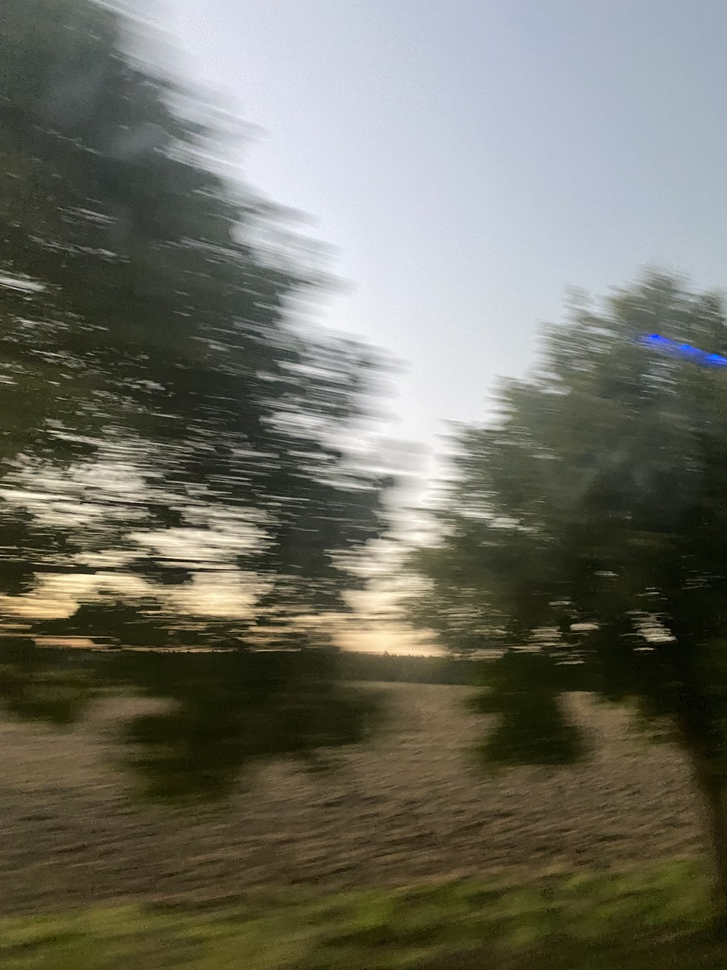
#> input picture image.jpeg, 727 x 970 px, shrunk from 3024 x 4032 before the run
$ python grunge.py
#> lines starting #> are read from the running program, lines starting #| are printed output that depends on the picture
import cv2
import numpy as np

# Load the image
image = cv2.imread('image.jpeg')
#> image is the input picture: shape (970, 727, 3); mean B, G, R 97.3, 109.8, 110.2

# conversion code
# image = cv2.cvtColor(image, cv2.COLOR_BGR2HSV)

# Convert the image from BGR to HSV color space
image = cv2.cvtColor(image, cv2.COLOR_RGB2HSV)
#> image: shape (970, 727, 3); mean H, S, V 67.4, 80.5, 116.2

# Adjust the hue, saturation, and value of the image
# Adjusts the hue by multiplying it by 0.7
image[:, :, 0] = image[:, :, 0] * 0.2
#> image: shape (970, 727, 3); mean H, S, V 13.1, 80.5, 116.2
# Adjusts the saturation by multiplying it by 1.5
image[:, :, 1] = image[:, :, 1] * 0.1
#> image: shape (970, 727, 3); mean H, S, V 13.1, 7.6, 116.2
# Adjusts the value by multiplying it by 0.5
image[:, :, 2] = image[:, :, 2] * 1

# Convert the image back to BGR color space
image = cv2.cvtColor(image, cv2.COLOR_HSV2BGR)
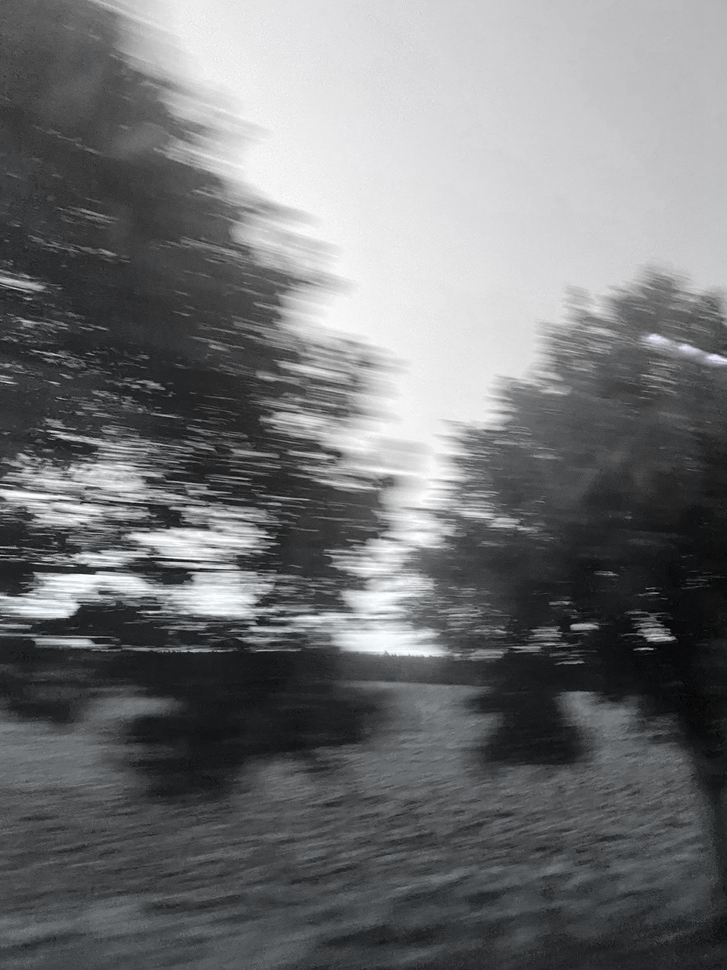
#> image: shape (970, 727, 3); mean R, G, B 113.6, 114.7, 116.2

# define the alpha and beta
alpha = 0.8 # Contrast control
beta = 5 # Brightness control

# call convertScaleAbs function
image = cv2.convertScaleAbs(image, alpha=alpha, beta=beta)
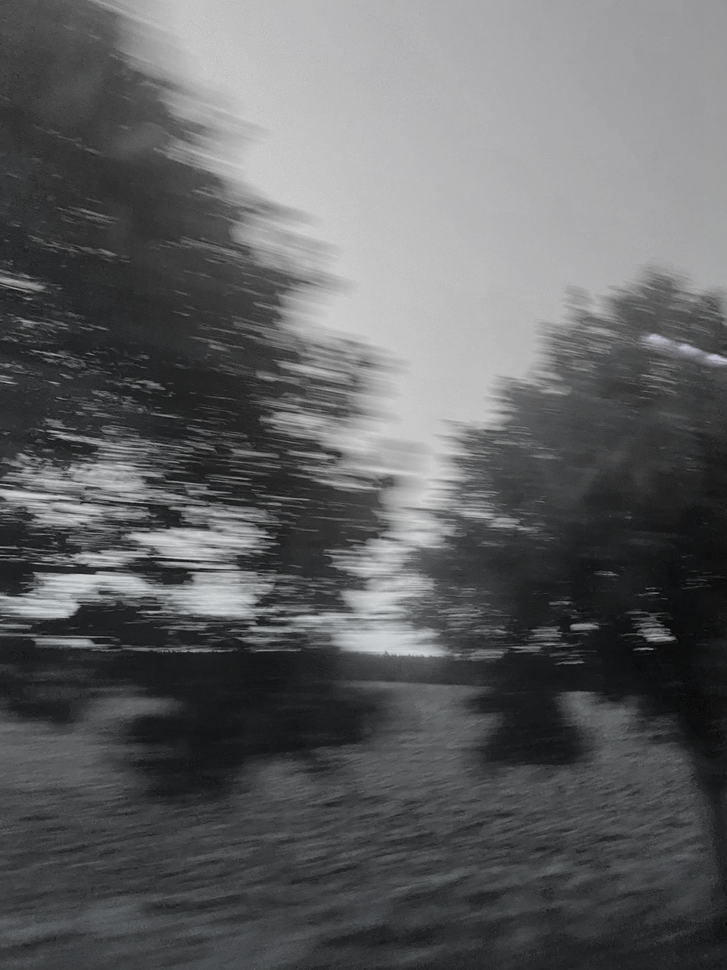
#> image: shape (970, 727, 3); mean R, G, B 95.9, 96.8, 98


# Generate random Gaussian noise
mean = 0
stddev = 30
noise = np.zeros(image.shape, np.uint8)
cv2.randn(noise, mean, stddev)
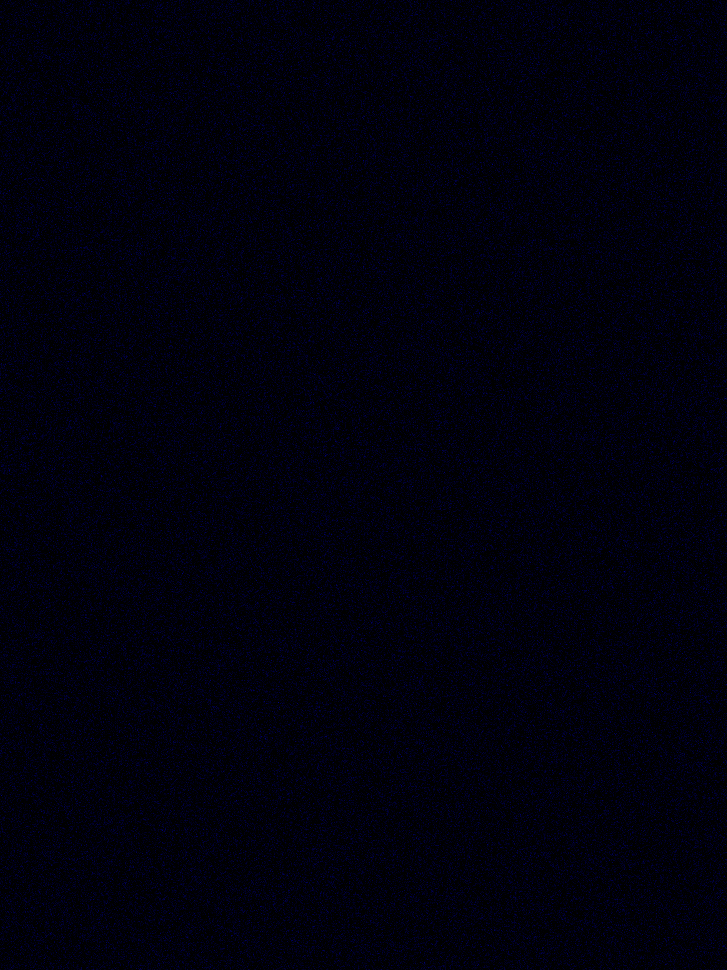
#> noise: shape (970, 727, 3); mean of channels 0, 1, 2 12, 0, 0; drawn as B, G, R

# Add noise to image
image = cv2.add(image, noise)
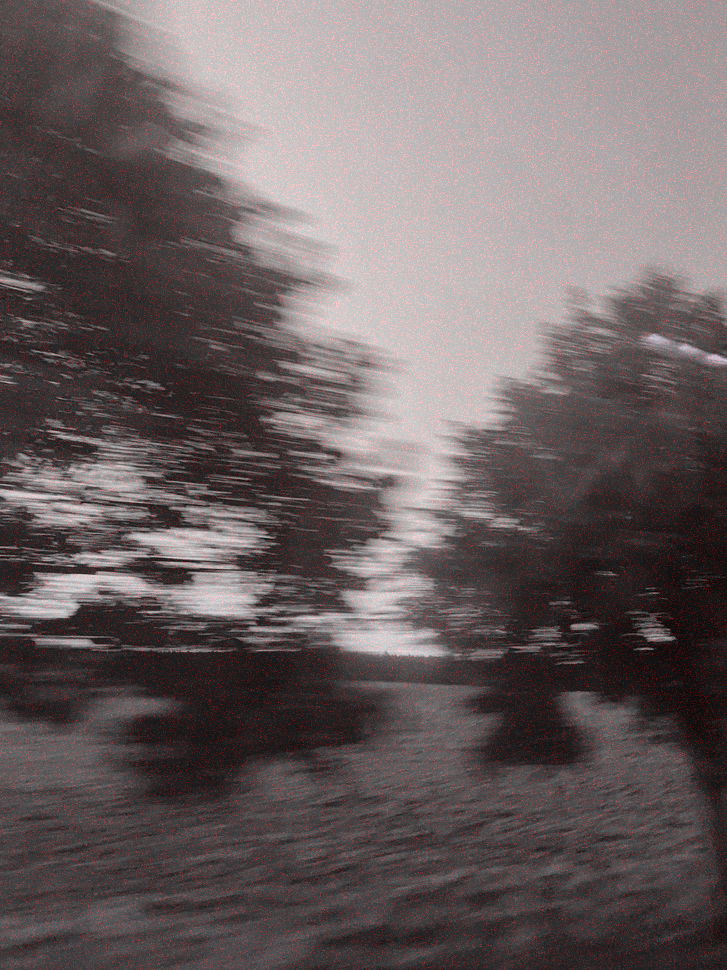
#> image: shape (970, 727, 3); mean R, G, B 107.8, 96.8, 98


# Apply a blur to the image
image = cv2.blur(image, (6, 3))


# Convert the image back to the RGB color space
# image = cv2.cvtColor(image, cv2.COLOR_HSV2BGR)

cv2.imshow("image", image)

# Save the image
cv2.imwrite("grunge_image.jpeg", image)
cv2.waitKey(0)
cv2.destroyAllWindows()
